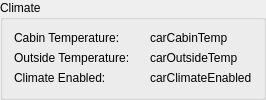
              <widget class="QGroupBox" name="groupBox_4">
               <property name="sizePolicy">
                <sizepolicy hsizetype="Preferred" vsizetype="Minimum">
                 <horstretch>0</horstretch>
                 <verstretch>0</verstretch>
                </sizepolicy>
               </property>
               <property name="title">
                <string>Climate</string>
               </property>
               <layout class="QFormLayout" name="formLayout_7">
                <item row="0" column="0">
                 <widget class="QLabel" name="label_15">
                  <property name="minimumSize">
                   <size>
                    <width>130</width>
                    <height>0</height>
                   </size>
                  </property>
                  <property name="text">
                   <string>Cabin Temperature:</string>
                  </property>
                 </widget>
                </item>
                <item row="0" column="1">
                 <widget class="QLabel" name="carCabinTemp">
                  <property name="text">
                   <string>carCabinTemp</string>
                  </property>
                  <property name="jsonAttribute" stdset="0">
                   <string>climate_state.inside_temp</string>
                  </property>
                  <property name="valueAdapter" stdset="0">
                   <string notr="true">qt_json_attribute</string>
                  </property>
                  <property name="units" stdset="0">
                   <string notr="true">temperature_units</string>
                  </property>
                 </widget>
                </item>
                <item row="1" column="0">
                 <widget class="QLabel" name="label_16">
                  <property name="minimumSize">
                   <size>
                    <width>130</width>
                    <height>0</height>
                   </size>
                  </property>
                  <property name="text">
                   <string>Outside Temperature:</string>
                  </property>
                 </widget>
                </item>
                <item row="1" column="1">
                 <widget class="QLabel" name="carOutsideTemp">
                  <property name="text">
                   <string>carOutsideTemp</string>
                  </property>
                  <property name="jsonAttribute" stdset="0">
                   <string notr="true">climate_state.outside_temp</string>
                  </property>
                  <property name="valueAdapter" stdset="0">
                   <string notr="true">qt_json_attribute</string>
                  </property>
                  <property name="units" stdset="0">
                   <string notr="true">temperature_units</string>
                  </property>
                 </widget>
                </item>
                <item row="2" column="0">
                 <widget class="QLabel" name="label_17">
                  <property name="minimumSize">
                   <size>
                    <width>130</width>
                    <height>0</height>
                   </size>
                  </property>
                  <property name="text">
                   <string>Climate Enabled:</string>
                  </property>
                 </widget>
                </item>
                <item row="2" column="1">
                 <widget class="QLabel" name="carClimateEnabled">
                  <property name="text">
                   <string>carClimateEnabled</string>
                  </property>
                  <property name="jsonAttribute" stdset="0">
                   <string notr="true">climate_state.is_climate_on</string>
                  </property>
                  <property name="valueAdapter" stdset="0">
                   <string notr="true">qt_json_attribute</string>
                  </property>
                 </widget>
                </item>
               </layout>
              </widget>
